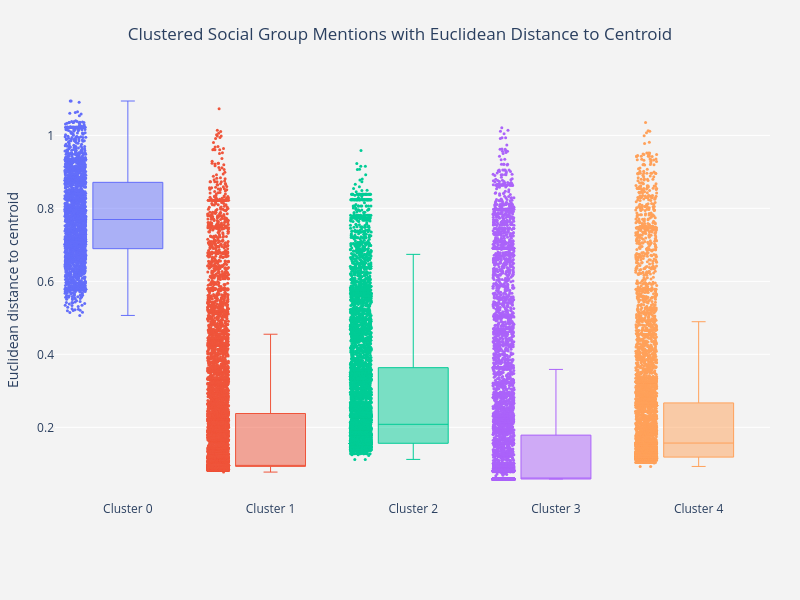

The notebook cell this image was saved under:
### Code cell
# inspect clusters via interactive boxplots
interactive_mentions_boxplot(
    question_df_long,
    range(0, 5),
    mention_col="sg_spans",
    distance_type="Euclidean")

### Figure 1 — Plotly figure (JSON) as saved in the notebook; plotly's stock layout.template omitted (floating-point values rounded to 4 significant figures; data arrays with more than 128 entries replaced by an {"elided": "..."} marker saying what was removed)
{"data": [{"boxpoints": "all", "hovertemplate": "%{text}<br>%{y:.3f}<extra></extra>", "jitter": 0.3, "line": {"width": 1}, "marker": {"size": 3}, "name": "Cluster 0", "text": {"elided": "2420 str values"}, "type": "box", "whiskerwidth": 0.2, "y": {"elided": "2420 float values"}}, {"boxpoints": "all", "hovertemplate": "%{text}<br>%{y:.3f}<extra></extra>", "jitter": 0.3, "line": {"width": 1}, "marker": {"size": 3}, "name": "Cluster 1", "text": {"elided": "8765 str values"}, "type": "box", "whiskerwidth": 0.2, "y": {"elided": "8765 float values"}}, {"boxpoints": "all", "hovertemplate": "%{text}<br>%{y:.3f}<extra></extra>", "jitter": 0.3, "line": {"width": 1}, "marker": {"size": 3}, "name": "Cluster 2", "text": {"elided": "6960 str values"}, "type": "box", "whiskerwidth": 0.2, "y": {"elided": "6960 float values"}}, {"boxpoints": "all", "hovertemplate": "%{text}<br>%{y:.3f}<extra></extra>", "jitter": 0.3, "line": {"width": 1}, "marker": {"size": 3}, "name": "Cluster 3", "text": {"elided": "8833 str values"}, "type": "box", "whiskerwidth": 0.2, "y": {"elided": "8833 float values"}}, {"boxpoints": "all", "hovertemplate": "%{text}<br>%{y:.3f}<extra></extra>", "jitter": 0.3, "line": {"width": 1}, "marker": {"size": 3}, "name": "Cluster 4", "text": {"elided": "6105 str values"}, "type": "box", "whiskerwidth": 0.2, "y": {"elided": "6105 float values"}}], "layout": {"height": 600, "margin": {"b": 100, "l": 40, "r": 30, "t": 80}, "paper_bgcolor": "rgb(243, 243, 243)", "plot_bgcolor": "rgb(243, 243, 243)", "showlegend": false, "title": {"text": "Clustered Social Group Mentions with Euclidean Distance to Centroid", "x": 0.5}, "width": 800, "yaxis": {"autorange": true, "gridcolor": "rgb(255, 255, 255)", "gridwidth": 1, "showgrid": true, "title": {"text": "Euclidean distance to centroid"}, "zeroline": true, "zerolinecolor": "rgb(255, 255, 255)", "zerolinewidth": 2}}}
